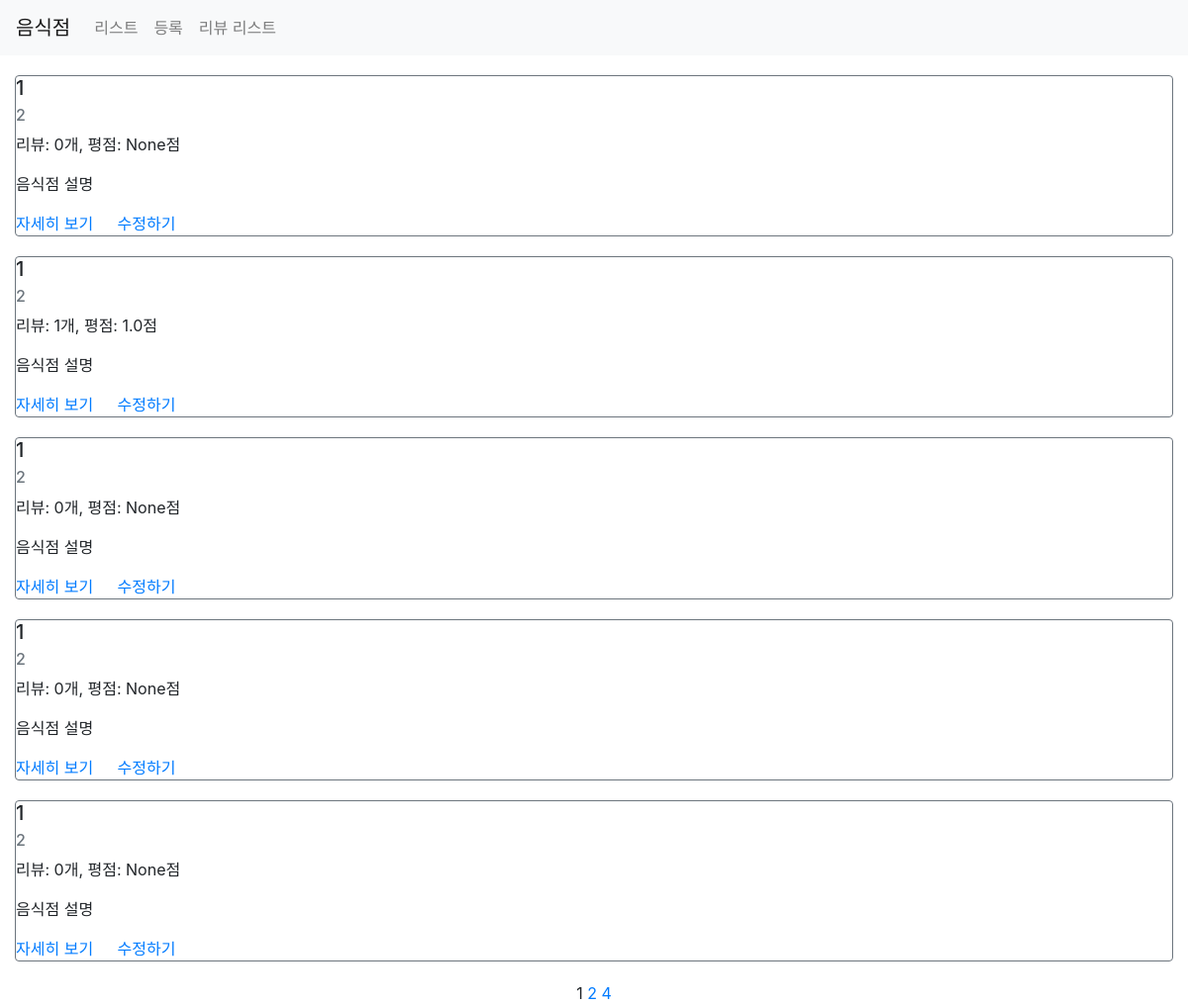
Screenshot of /third/list/ with the database file from the repository.
### third/models.py (models this page shows)
class Restaurant(models.Model):
    name = models.CharField(max_length=30)
    address = models.CharField(max_length=200)
    password = models.CharField(max_length=20, default=None, null=True)
    image = models.CharField(max_length=500, default=None, null=True)
    created_at = models.DateTimeField(auto_now_add=True)
    updated_at = models.DateTimeField(auto_now=True)

### third/views.py (the view)
# urls.py: path('list/', views.list, name='list'),
def list(request):
    restaurants = Restaurant.objects.all().annotate(reviews_count=Count('review')).annotate(average_point=Avg('review__point'))
    paginator = Paginator(restaurants, 5)
    page = request.GET.get('page')
    items = paginator.get_page(page)
    context = {
        'restaurants': items,
    }
    return render(request, 'third/list.html', context)

### third/templates/third/list.html (shortened to what this page needs)
{% extends 'third/base.html' %}
{% load static %}
{% block content %}
<div class="contatiner">
    {% for item in restaurants %}
    <div class="row restaurant-item" style="margin:20px auto;">
        <div class="col-sm-12">
            <div class="card border-secondary">
                <h5 class="card-title">{{ item.name }}</h5>
                <h6 class="card-subtitle mb-2 text-muted">{{ item.address }}</h6>
                <p class="card-text">리뷰: {{ item.reviews_count }}개, 평점: {{ item.average_point }}점</p>
                <p class="card-text">음식점 설명</p>
                <div>
                    <a href="{% url 'restaurant-detail' id=item.id %}" class="card-link">자세히 보기</a>
                    <a href="{% url 'restaurant-update' %}?id={{ item.id }}" class="card-link">수정하기</a>
                </div>
            </div>
        </div>
    </div>
    {% endfor %}
    <div class="row">
        <div class="col-sm-12 text-center">
            <div class="pagination">
                <span class="step-links text-center" style="width:100%;">
                    <span class="current">
                        {{ restaurants.number }}
                    </span>
                    {% if restaurants.has_next %}
                        <a href="?page={{ restaurants.next_page_number }}">{{ restaurants.next_page_number }}</a>
                        <a href="?page={{ restaurants.paginator.num_pages }}">{{ restaurants.paginator.num_pages }}</a>
                    {% endif %}
                </span>
            </div>
        </div>
    </div>
</div>
{% endblock %}

### rows the page displays
Restaurant: name "1", address "2", reviews_count "0", average_point "None"
Restaurant: name "1", address "2", reviews_count "1", average_point "1.0"
Restaurant: name "1", address "2", reviews_count "0", average_point "None"
Restaurant: name "1", address "2", reviews_count "0", average_point "None"
Restaurant: name "1", address "2", reviews_count "0", average_point "None"

### other values shown
{{ restaurants.number }} "1"
{{ restaurants.next_page_number }} "2"
{{ restaurants.paginator.num_pages }} "4"
